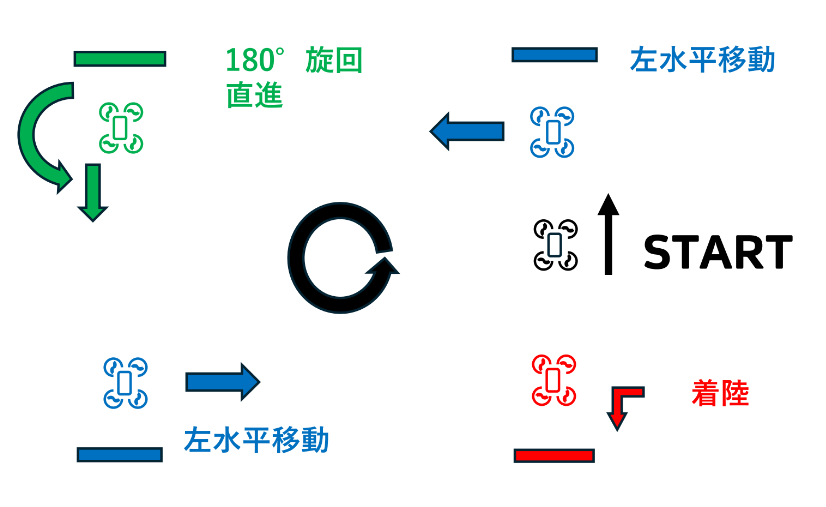
#> input picture route.png, 826 x 507 px, given in place of 192.168.10.1:11111, which was not available
$ python Autopilot_sample_3.py
#> lines starting #> are read from the running program, lines starting #| are printed output that depends on the picture; after the words box and inside, x2 and y2 are one past the last pixel; in counts of white or black regions, pixels touching at a corner belong together; pictures that were not available may be replaced by others from this repository, and a replacement may not be noted
# -*- coding: utf-8 -*-
import tello
import time
import cv2
import threading
from datetime import datetime
import os
import numpy as np

LOCAL_IP = '192.168.10.1'
LOCAL_PORT_VIDEO = '11111'
addr = 'udp://' + LOCAL_IP + ':' + str(LOCAL_PORT_VIDEO)

# ===== 表示/デバッグ設定 =====
SHOW_FRAME   = True       # 映像+HUD
SHOW_MASKS   = False      # mキーでトグル
SHOW_OVERLAY = True       # oキーでトグル（色マスク合成）

VIEW_WINDOW_NAME = "view"
RED_MASK_WINDOW  = "red_mask"
BLUE_MASK_WINDOW = "blue_mask"
VIEW_MAX_WIDTH   = 960

# オーバーレイ透明度
RED_ALPHA  = 0.35
BLUE_ALPHA = 0.35
BOTH_ALPHA = 0.45

# ===== ログ管理（うるさくない版） =====
LOG_SILENT  = 0   # 決定/エラー中心
LOG_NORMAL  = 1   # 1秒ごとに要点
LOG_VERBOSE = 2   # 詳細多め（従来）
LOG_MODE    = LOG_NORMAL

_last_print = {}  # スロットル用

def _ts():
    return datetime.now().strftime('%H:%M:%S.%f')[:-3]

def logx(level, tag, msg, throttle=None):
    """レベル＆スロットル付きログ"""
    global LOG_MODE, _last_print
    if level > LOG_MODE:
        return
    now = time.time()
    if throttle is not None:
        last = _last_print.get(tag, 0.0)
        if now - last < throttle:
            return
        _last_print[tag] = now
    print(f"[{_ts()}] {msg}")

def log_key(msg):   # 重要イベント（決定/状態遷移）
    print(f"[{_ts()}] {msg}")

def log_err(msg):   # エラーは常に出す
    print(f"[{_ts()}] [ERROR] {msg}")

# ===== HSVしきい値 =====
red_low_point   = (0,   120, 100)
red_high_point  = (10,  255, 255)
red2_low_point  = (160, 120, 100)
red2_high_point = (179, 255, 255)

blue_low_point  = (100, 150,  80)
blue_high_point = (130, 255, 255)

# ===== 意思決定パラメータ =====
timer_constant = 3.0
red_per_max  = 5.0
blue_per_max = 5.0

# ===== フラグ =====
timer = None
timer_flag = True
start_flag = False
finish = False
level_flag = False  # False=RED参照, True=BLUE参照

def InterruptTimer():
    global timer_flag, start_flag
    timer_flag = True
    start_flag = False
    logx(LOG_NORMAL, "timer", "Timer ready（次の意思決定OK）")

# ===== 表示系 =====
def draw_hud(img, fps, red_per, blue_per, mode_is_blue):
    h, w = img.shape[:2]
    panel_w = min(420, int(w * 0.45))
    panel_h = 176
    x0, y0 = 10, 10
    x1, y1 = x0 + panel_w, y0 + panel_h
    overlay = img.copy()
    cv2.rectangle(overlay, (x0, y0), (x1, y1), (0, 0, 0), -1)
    cv2.addWeighted(overlay, 0.35, img, 0.65, 0, img)

    base = y0 + 28
    lh = 26
    color_txt  = (255, 255, 255)
    color_red  = (0, 0, 255)
    color_blue = (255, 0, 0)

    cv2.putText(img, f"FPS   : {fps:>4.0f}", (x0+12, base), cv2.FONT_HERSHEY_SIMPLEX, 0.6, color_txt, 2, cv2.LINE_AA)
    cv2.putText(img, f"RED   : {red_per:>5.2f}%  (thr {red_per_max}%)",  (x0+12, base+lh),   cv2.FONT_HERSHEY_SIMPLEX, 0.6, color_red,  2, cv2.LINE_AA)
    cv2.putText(img, f"BLUE  : {blue_per:>5.2f}%  (thr {blue_per_max}%)", (x0+12, base+lh*2), cv2.FONT_HERSHEY_SIMPLEX, 0.6, color_blue, 2, cv2.LINE_AA)
    mode_txt = "MODE: BLUE (LEVEL=BLUE)" if mode_is_blue else "MODE: RED (LEVEL=RED)"
    cv2.putText(img, mode_txt, (x0+12, base+lh*3), cv2.FONT_HERSHEY_SIMPLEX, 0.6, (0,255,255), 2, cv2.LINE_AA)

    # 右上にステータス
    flags = [
        f"LogMode={['SILENT','NORMAL','VERBOSE'][LOG_MODE]}",
        f"overlay={'ON' if SHOW_OVERLAY else 'OFF'}",
        f"masks_win={'ON' if SHOW_MASKS else 'OFF'}",
        f"timer_flag={timer_flag}",
        f"start_flag={start_flag}",
        f"level={'BLUE' if level_flag else 'RED'}",
        f"finish={finish}",
    ]
    fx0, fy0 = w - 10, 10
    for i, line in enumerate(flags):
        (tw, th), _ = cv2.getTextSize(line, cv2.FONT_HERSHEY_SIMPLEX, 0.5, 2)
        cv2.putText(img, line, (fx0 - tw, fy0 + th + i*22), cv2.FONT_HERSHEY_SIMPLEX, 0.5, (240,240,240), 2, cv2.LINE_AA)

    # 中央クロスヘア
    cx, cy = w // 2, h // 2
    cv2.drawMarker(img, (cx, cy), (0, 255, 255), markerType=cv2.MARKER_CROSS, markerSize=20, thickness=2)

def apply_color_overlay(view_bgr, mask_red_small, mask_blue_small,
                        red_alpha=RED_ALPHA, blue_alpha=BLUE_ALPHA, both_alpha=BOTH_ALPHA):
    h, w = view_bgr.shape[:2]
    mr = cv2.resize(mask_red_small,  (w, h), interpolation=cv2.INTER_NEAREST)
    mb = cv2.resize(mask_blue_small, (w, h), interpolation=cv2.INTER_NEAREST)
    mr = mr > 0
    mb = mb > 0
    both = mr & mb

    out = view_bgr.astype(np.float32)
    red_color  = np.array([0, 0, 255], dtype=np.float32)
    blue_color = np.array([255, 0, 0], dtype=np.float32)
    both_color = np.array([255, 0, 255], dtype=np.float32)

    if both.any():
        out[both] = out[both] * (1.0 - both_alpha) + both_color * both_alpha
    only_red = mr & ~both
    if only_red.any():
        out[only_red] = out[only_red] * (1.0 - red_alpha) + red_color * red_alpha
    only_blue = mb & ~both
    if only_blue.any():
        out[only_blue] = out[only_blue] * (1.0 - blue_alpha) + blue_color * blue_alpha

    return np.clip(out, 0, 255).astype(np.uint8)

def save_frame(frame, prefix="view"):
    os.makedirs("frames", exist_ok=True)
    ts = datetime.now().strftime("%Y%m%d_%H%M%S_%f")[:-3]
    path = f"frames/{prefix}_{ts}.png"
    cv2.imwrite(path, frame)
    log_key(f"[SAVE] {path}")

def handle_key_events():
    """
    q/ESC: 終了, m: マスク窓, o: オーバーレイ, s: スクショ, g: ログモード切替
    """
    global SHOW_MASKS, SHOW_OVERLAY, LOG_MODE
    k = cv2.waitKey(1) & 0xFF
    if k in (27, ord('q')):
        return "quit"
    elif k == ord('m'):
        SHOW_MASKS = not SHOW_MASKS
        log_key(f"[KEY] masks_win -> {SHOW_MASKS}")
        if not SHOW_MASKS:
            try:
                cv2.destroyWindow(RED_MASK_WINDOW)
                cv2.destroyWindow(BLUE_MASK_WINDOW)
            except:
                pass
        return "none"
    elif k == ord('o'):
        SHOW_OVERLAY = not SHOW_OVERLAY
        log_key(f"[KEY] overlay -> {SHOW_OVERLAY}")
        return "none"
    elif k == ord('s'):
        return "save"
    elif k == ord('g'):
        LOG_MODE = (LOG_MODE + 1) % 3
        log_key(f"[KEY] LogMode -> {['SILENT','NORMAL','VERBOSE'][LOG_MODE]}")
        return "none"
    return "none"

# ===== メイン =====
try:
    log_key("=== Tello 初期化 ===")
    log_key("Send: command");  tello.Send("command")
#> (this line was passed over: tello is not available in this run)
    log_key("Send: streamon"); tello.Send("streamon")
#> (this line was passed over: tello is not available in this run)
    log_key("Send: takeoff");  tello.Send("takeoff")
#> (this line was passed over: tello is not available in this run)

    time.sleep(2.0)
    log_key("離陸後ウェイト完了")

    cap = cv2.VideoCapture(addr)
    if not cap.isOpened():
        log_key("VideoCaptureオープン失敗？再トライ")
        time.sleep(0.8)
        cap.open(addr)

    if SHOW_FRAME:
        cv2.namedWindow(VIEW_WINDOW_NAME, cv2.WINDOW_NORMAL)
        cv2.resizeWindow(VIEW_WINDOW_NAME, VIEW_MAX_WIDTH, int(VIEW_MAX_WIDTH * 9 / 16))

    last_ts = time.time()
    frame_cnt = 0
    fps_disp = 0.0

    log_key("=== ループ開始 ===")
    while cap.isOpened() and not finish:
        ret, frame = cap.read()
#> frame is the input picture: shape (507, 826, 3); mean B, G, R 242.5, 242, 238.5
        if not ret or frame is None:
            time.sleep(0.01)
            continue

        # FPS計測（1秒毎の要点ログだけ）
        frame_cnt += 1
        now = time.time()
        if now - last_ts >= 1.0:
            fps_disp = frame_cnt / (now - last_ts)
            frame_cnt = 0
            last_ts = now
            logx(LOG_NORMAL, "fps", f"FPS={fps_disp:.0f}/s", throttle=1.0)

        # 検出
        frame_small = cv2.resize(frame, (320, 240))
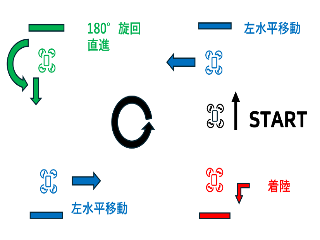
#> frame_small: shape (240, 320, 3); mean B, G, R 242.4, 242, 238.4
        hsv = cv2.cvtColor(frame_small, cv2.COLOR_BGR2HSV)
#> hsv: shape (240, 320, 3); mean H, S, V 6.5, 13, 245.3

        mask_red1 = cv2.inRange(hsv, red_low_point,  red_high_point)
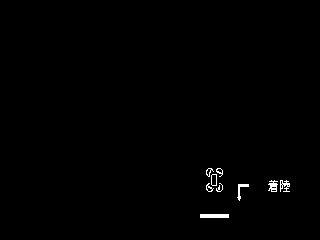
#> mask_red1: shape (240, 320); 0.59% white; 9 white regions, largest, box (x1, y1, x2, y2) and area: (200, 214, 229, 218) 116, (268, 180, 278, 192) 72, (280, 180, 290, 192) 67
        mask_red2 = cv2.inRange(hsv, red2_low_point, red2_high_point)
#> mask_red2: shape (240, 320); 0.04% white in thin lines or dots, all inside (x1, y1, x2, y2) = (200, 187, 242, 214)
        red_image_mask = mask_red1 | mask_red2
#> red_image_mask: shape (240, 320); 0.64% white; 9 white regions, largest, box (x1, y1, x2, y2) and area: (200, 213, 229, 218) 145, (268, 180, 278, 192) 72, (237, 184, 249, 201) 69
        blue_image_mask = cv2.inRange(hsv, blue_low_point, blue_high_point)
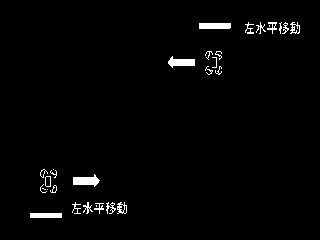
#> blue_image_mask: shape (240, 320); 1.9% white; 30 white regions (9 under 20 px), largest, box (x1, y1, x2, y2) and area: (73, 174, 100, 187) 211, (168, 56, 195, 68) 192, (199, 23, 231, 29) 191

        red_white  = cv2.countNonZero(red_image_mask)
#> red_white = 488
        red_black  = red_image_mask.size - red_white
#> red_black = 76312
        red_per  = round(red_white / max(1, (red_white + red_black)) * 100, 2)
#> red_per = 0.64

        blue_white = cv2.countNonZero(blue_image_mask)
#> blue_white = 1463
        blue_black = blue_image_mask.size - blue_white
#> blue_black = 75337
        blue_per = round(blue_white / max(1, (blue_white + blue_black)) * 100, 2)
#> blue_per = 1.9

        # 要点だけ1秒に1回
        logx(LOG_NORMAL, "stats", f"RED={red_per}% / BLUE={blue_per}%  MODE={'BLUE' if level_flag else 'RED'}", throttle=1.0)
        # 詳細が欲しければ Verbose に
        logx(LOG_VERBOSE, "detail", f"HSV red1{red_low_point}->{red_high_point} red2{red2_low_point}->{red2_high_point} blue{blue_low_point}->{blue_high_point}")

        # ===== 画面表示 =====
        if SHOW_FRAME:
            view = frame.copy()
            if SHOW_OVERLAY:
                view = apply_color_overlay(view, red_image_mask, blue_image_mask,
                                           red_alpha=RED_ALPHA, blue_alpha=BLUE_ALPHA, both_alpha=BOTH_ALPHA)
#> in apply_color_overlay, `mr = cv2.resize(mask_red_small,  (w, h), interpolation=cv2.INTER_NEARE..`:
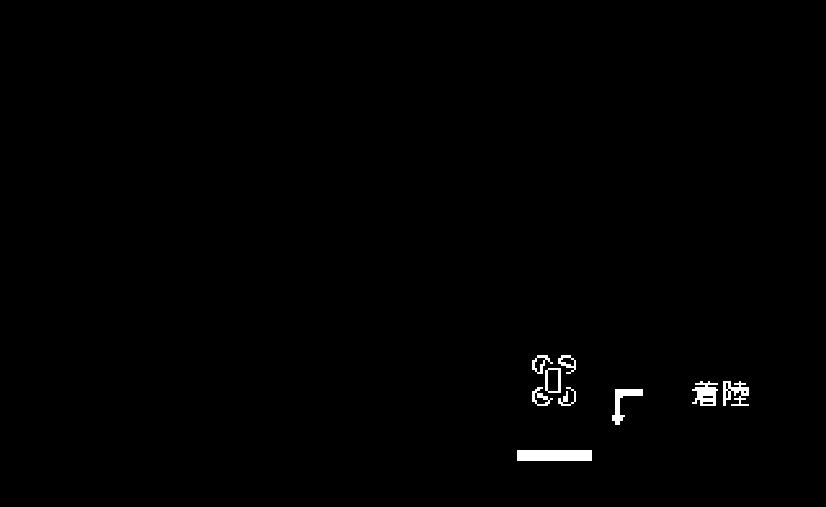
#> mr: shape (507, 826); 0.65% white; 9 white regions, largest, box (x1, y1, x2, y2) and area: (517, 450, 592, 461) 825, (692, 381, 718, 406) 401, (612, 389, 643, 425) 387
#> in apply_color_overlay, `mb = cv2.resize(mask_blue_small, (w, h), interpolation=cv2.INTER_NEARE..`:
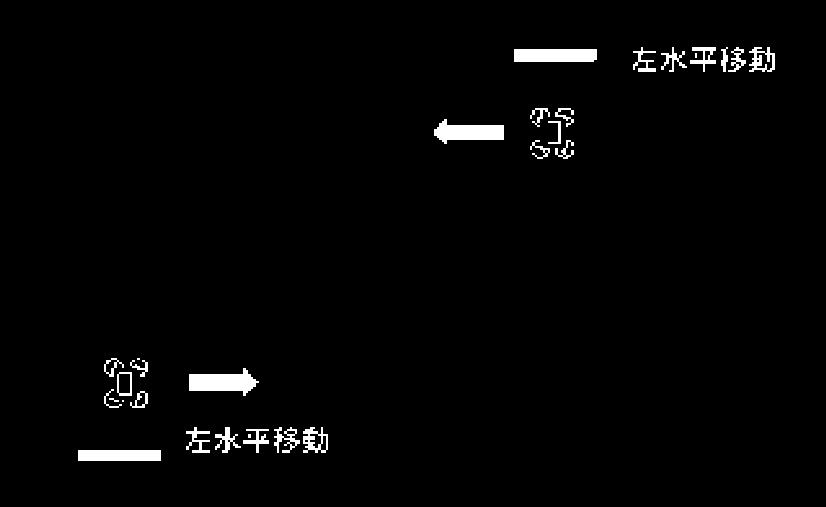
#> mb: shape (507, 826); 1.9% white; 30 white regions (4 under 20 px), largest, box (x1, y1, x2, y2) and area: (189, 368, 259, 396) 1153, (514, 49, 597, 62) 1073, (434, 119, 504, 144) 1066
#> in apply_color_overlay, `both = mr & mb`: both: shape (507, 826) bool; every value is 0
            draw_hud(view, fps_disp, red_per, blue_per, level_flag)
#> in draw_hud, `cv2.rectangle(overlay, (x0, y0), (x1, y1), (0, 0, 0), -1)`:
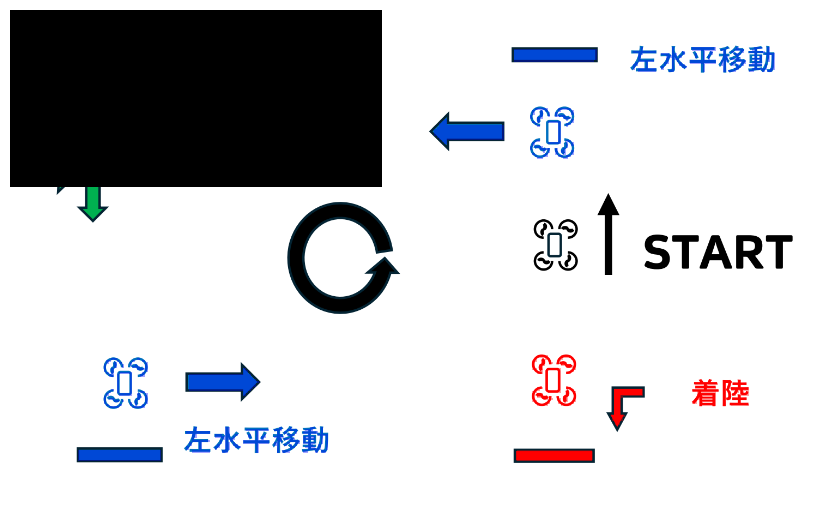
#> overlay: shape (507, 826, 3); mean B, G, R 205.8, 202.8, 202.5
#> after the loop in draw_hud, `for i, line in enumerate(flags):`:
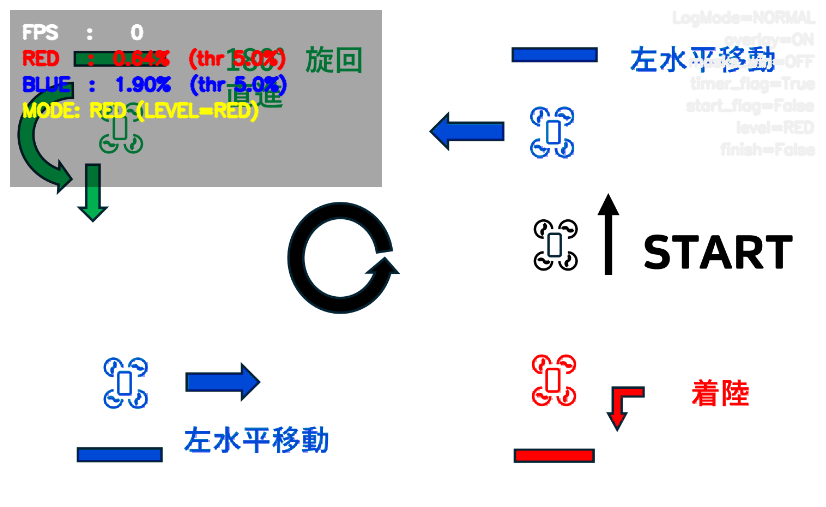
#> img: shape (507, 826, 3); mean B, G, R 229, 227, 226.6
#> in draw_hud, `cv2.drawMarker(img, (cx, cy), (0, 255, 255), markerType=cv2.MARKER_CRO..`: img: shape (507, 826, 3); 0.03% of pixels changed, all inside (x1, y1, x2, y2) = (402, 242, 425, 265)
            if view.shape[1] > VIEW_MAX_WIDTH:
                ratio = VIEW_MAX_WIDTH / view.shape[1]
                view = cv2.resize(view, (VIEW_MAX_WIDTH, int(view.shape[0] * ratio)))
            cv2.imshow(VIEW_WINDOW_NAME, view)

        if SHOW_MASKS:
            show_r = cv2.resize(red_image_mask,  (red_image_mask.shape[1]*2,  red_image_mask.shape[0]*2),  interpolation=cv2.INTER_NEAREST)
            show_b = cv2.resize(blue_image_mask, (blue_image_mask.shape[1]*2, blue_image_mask.shape[0]*2), interpolation=cv2.INTER_NEAREST)
            cv2.imshow(RED_MASK_WINDOW,  show_r)
            cv2.imshow(BLUE_MASK_WINDOW, show_b)

        # ===== 3秒毎の意思決定 =====
        if timer_flag:
            if not start_flag:
                timer = threading.Timer(timer_constant, InterruptTimer)
                timer.daemon = True
                timer.start()
                start_flag = True
            timer_flag = False

            log_key("=== 意思決定 ===")
            log_key(f"MODE={'BLUE' if level_flag else 'RED'}  red={red_per}% thr={red_per_max}%  blue={blue_per}% thr={blue_per_max}%")

            if not level_flag:
                if red_per < red_per_max:
                    log_key("Action: forward 20（赤未達）")
                    tello.Send("forward 20")
#> (this line was passed over: tello is not available in this run)
                else:
                    log_key("Action: ccw 90（赤達成→青モードへ）")
                    tello.Send("ccw 90")
                    level_flag = True
            else:
                if blue_per < blue_per_max:
                    log_key("Action: forward 20（青未達）")
                    tello.Send("forward 20")
                else:
                    log_key("Action: cw 90（青達成→finish=True）")
                    tello.Send("cw 90")
                    finish = True

        # ===== キー入力 =====
        action = handle_key_events()
#> (key q is pressed here)
        if action == "quit":
            log_key("[KEY] quit -> 探索終了へ")
            finish = True
        elif action == "save" and SHOW_FRAME:
            save_frame(view, prefix="view")

    log_key("=== 探索フェーズ終了 ===")
    time.sleep(5)
    log_key("Action: forward 50（終了前の演出）")
    tello.Send("forward 50")
#> (this line was passed over: tello is not available in this run)

    time.sleep(5)
    log_key("Action: land（着陸）")
    tello.Send("land")
#> (this line was passed over: tello is not available in this run)

    cap.release()
    cv2.destroyAllWindows()
    log_key("リソース開放完了")

except KeyboardInterrupt:
    log_err("KeyboardInterrupt -> Emergency停止")
    tello.Emergency()

except Exception as e:
    log_err(f"例外発生: {repr(e)}")
    try:
        log_err("フェイルセーフ: land送出")
        tello.Send("land")
    except:
        log_err("land送出失敗 -> Emergency")
        tello.Emergency()
    finally:
        try:
            cap.release()
            cv2.destroyAllWindows()
        except:
            pass
        log_err("終了")
